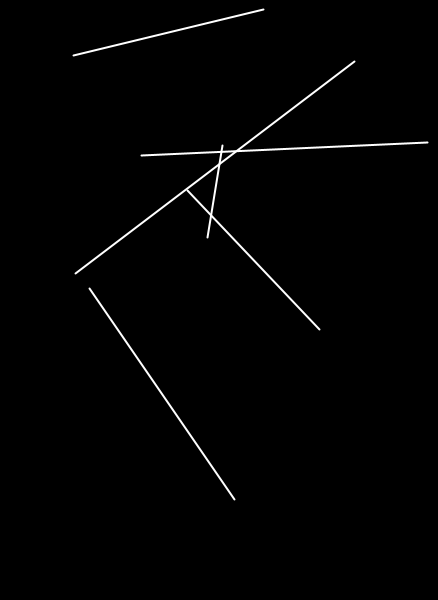
Frame 1 (no input)
Frame 60 (the mouse pressed at the canvas centre just before this capture): identical to frame 1, image omitted
Frame 120 (the mouse held since frame 60 and released just before this capture): identical to frame 1, image omitted

The Processing sketch that drew this single still picture (run headless with seeded random() and noise(); from frame 60 on, the mouse is pressed at the canvas centre):

// Processing sketch: processing_150906
// ── processing_150906.pde

/**
 * Colisiones particula-plano
 * 
 * DANIEL PÉREZ ROMAN
 * 3º GIM
 */
 
Tablero pim;
ArrayList<Particle> bolas;
float dt = 0.4;
float radio = 2.5;
 
void setup() {
  size(438,600);
  
  // Campo: Extremos de la pantalla
  pim = new Tablero();
  
  // Bolas
  bolas = new ArrayList<Particle>(); 
  
}

void draw() {
  background(0);
  fill(255);
  
  // Actualiza las partículas: colisiones y dibujado
  for (int i=0;i<bolas.size();i++){
    Particle p = bolas.get(i);
    p.update();
    for (int j=i+1;j<bolas.size();j++){
      Particle q = bolas.get(j);
      //p.collision(q);
    }
    p.display();
  }
 
 // Calcula Colisiones y dibuja el Pimball 
  pim.update();
  pim.display(); 
}

void mousePressed()
{
  PVector pos = new PVector(mouseX, mouseY);
  Particle p = new Particle(pos, radio);
  bolas.add(p);
}
class Particle
{
  float masa = 1.0;
  PVector place;
  PVector vel;
  PVector a; //aceleracion
  float rad;
  PVector gravity;
  
  
  Particle(PVector local, float r)
  {
    place = local.get();
    vel = new PVector( random(-20,20), random(-20,20) );
    a = new PVector();
    gravity = new PVector(0,0);
    rad = r;
  }
  
  void applyForce(PVector force)
  {
    PVector fuerza = PVector.div(force.get(),masa);
    a.add(fuerza);
  }
  
  void run()
  {
    update();
    display();
  }
  
  void display()
  {
    fill(255,0,0);
    ellipse(place.x, place.y, radio*2, radio*2);
  }
  
  void update() //Metodo Euler(semi)
  {
    applyForce(gravity);
    vel.add(PVector.mult(a,dt));
    place.add(PVector.mult(vel,dt));
    a.set(0,0);
  }
  
}

// A simple Plane and Particle class

class Plano{
  PVector pto1;
  PVector pto2;
  PVector plano;  
  PVector normal;
  float Kr = 0.9;
  
  PVector dif1, dif2, P1Project, VecP2Project ;
  float escalar_p1Norm;
  float escalar_p1Plano, escalar_p2Plano, modulo_plano;
  float p1, p2;
  PVector dist_col, uni;
  
  float nv, delta_s, ang;
  PVector norm_plano, Norm, Tang, reposicionar;  
  
  Plano(float x1, float y1, float x2, float y2)
  {
    pto1 = new PVector(x1,y1);
    pto2 = new PVector(x2,y2);
    plano = PVector.sub(pto2, pto1);
    normal =  new PVector(-plano.y, plano.x);
    normal.normalize();
  }
  
  // Colisiones con el plano (pto1, pto2)
  void checkCollisions(Particle b)
  {
    //dif = place - pto
    dif1 = PVector.sub(pto1,b.place); 
    dif2 =PVector.sub(pto2,b.place);
    
    uni = new PVector(0,0);
    modulo_plano = plano.mag();

    escalar_p1Plano = dif1.dot(plano);
    p1 = escalar_p1Plano/modulo_plano;
    
    escalar_p2Plano = dif2.dot(plano);
    p2 = escalar_p2Plano/modulo_plano;
    
    uni.set(plano);
    uni.normalize();
    //plano.normalize(uni);
    
    dist_col = PVector.add(dif1,PVector.mult(uni, p1*(-1)));
    
    
    if(abs(p1) < modulo_plano && abs(p2) < modulo_plano)
    {
      if(dist_col.mag() < radio){
    
        norm_plano = normal.get();
        if(norm_plano.dot(b.vel)>0)
           norm_plano.mult(-1);
        
        ang = PVector.angleBetween(b.vel, plano);
        
        delta_s = ( radio+dist_col.dot(norm_plano) ) / sin(ang);
        
        reposicionar = PVector.mult(norm_plano, delta_s);
        b.place.add(reposicionar);
        
        
        nv = normal.dot(b.vel);
        Norm = PVector.mult(normal,nv);
        Tang = PVector.sub(b.vel,Norm); 
        b.vel = PVector.sub(Tang,PVector.mult(Norm,Kr));
      }
    }
     
  }

}

// Tablero del Pimball
class Tablero {
  
  ArrayList<Plano> planos;

  Tablero() // Constructor: Crea el pimball
  {
    int maxPlanos = 6;
    planos = new ArrayList<Plano>();
    
    for (int i=0;i<maxPlanos;i++){
      Plano p = new Plano(random(0, width/2), random(0, height),random(width/2, width),random(0, height));
      planos.add(p);
    }
  }
    
  void update()
  {
    for (int i = planos.size()-1; i >= 0; i--) {
       Plano p = planos.get(i);
       for (int j=0;j<bolas.size();j++){
          Particle b = bolas.get(j);
          p.checkCollisions(b);  
       }
    }
  }
  
  void display()
  {
      stroke(255);
      fill(100);
      strokeWeight(2);  // Beastly
      for (int i=0;i<planos.size();i++){
        Plano p = planos.get(i);
        line(p.pto1.x, p.pto1.y, p.pto2.x, p.pto2.y);
      }
  }
  
    
}
